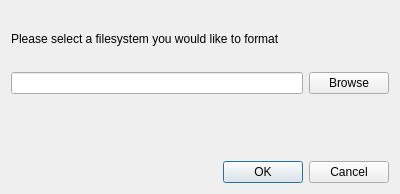
<?xml version="1.0" encoding="UTF-8"?>
<ui version="4.0">
 <class>FormatFileSystemDialog</class>
 <widget class="QDialog" name="FormatFileSystemDialog">
  <property name="geometry">
   <rect>
    <x>0</x>
    <y>0</y>
    <width>400</width>
    <height>194</height>
   </rect>
  </property>
  <property name="windowTitle">
   <string>Dialog</string>
  </property>
  <layout class="QVBoxLayout" name="verticalLayout">
   <item>
    <widget class="QLabel" name="pleaseSelectLabel">
     <property name="text">
      <string>Please select a filesystem you would like to format</string>
     </property>
    </widget>
   </item>
   <item>
    <layout class="QHBoxLayout" name="horizontalLayout">
     <item>
      <widget class="QLineEdit" name="fileSystemLineEdit"/>
     </item>
     <item>
      <widget class="QPushButton" name="browseButton">
       <property name="text">
        <string>Browse</string>
       </property>
      </widget>
     </item>
    </layout>
   </item>
   <item>
    <widget class="QLabel" name="fileSystemSizeLabel">
     <property name="text">
      <string/>
     </property>
    </widget>
   </item>
   <item>
    <widget class="QDialogButtonBox" name="buttonBox">
     <property name="orientation">
      <enum>Qt::Horizontal</enum>
     </property>
     <property name="standardButtons">
      <set>QDialogButtonBox::Cancel|QDialogButtonBox::Ok</set>
     </property>
    </widget>
   </item>
  </layout>
 </widget>
 <resources/>
 <connections>
  <connection>
   <sender>buttonBox</sender>
   <signal>accepted()</signal>
   <receiver>FormatFileSystemDialog</receiver>
   <slot>accept()</slot>
   <hints>
    <hint type="sourcelabel">
     <x>248</x>
     <y>254</y>
    </hint>
    <hint type="destinationlabel">
     <x>157</x>
     <y>274</y>
    </hint>
   </hints>
  </connection>
  <connection>
   <sender>buttonBox</sender>
   <signal>rejected()</signal>
   <receiver>FormatFileSystemDialog</receiver>
   <slot>reject()</slot>
   <hints>
    <hint type="sourcelabel">
     <x>316</x>
     <y>260</y>
    </hint>
    <hint type="destinationlabel">
     <x>286</x>
     <y>274</y>
    </hint>
   </hints>
  </connection>
 </connections>
</ui>
